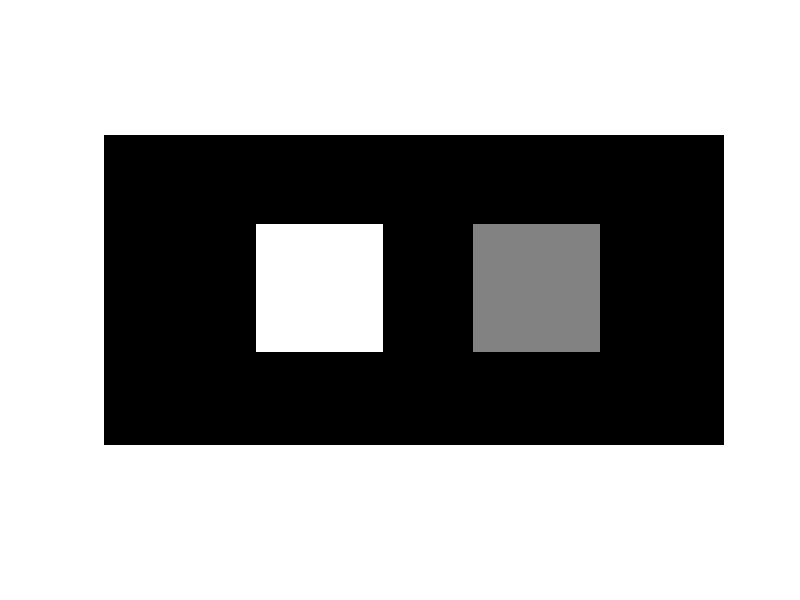
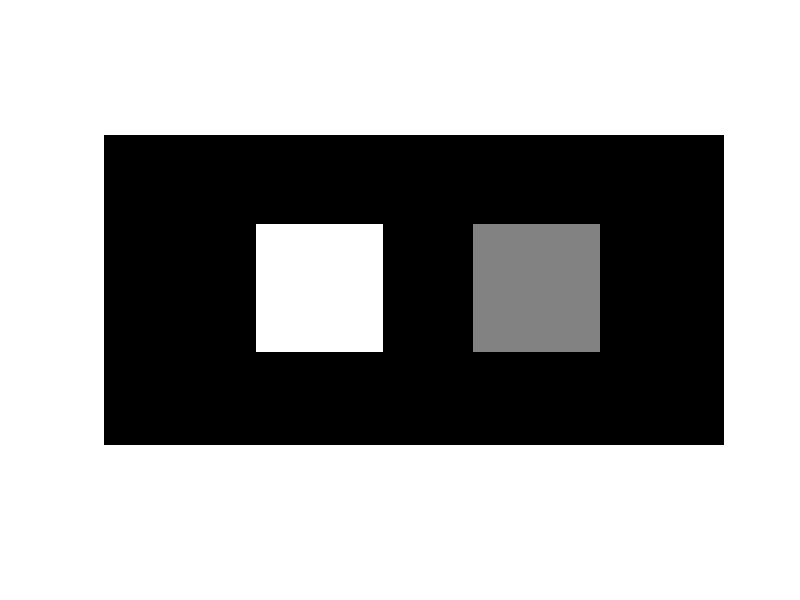

MATLAB code for these plots, in order: (Note: this script raises an error after producing the figures.)
%Aula 1
%% TemplateCodeSVPI -------------------------------------------------------
% Name:       Vasco Costa
% Num. Mec:   97746
% Date:       2022/2023
%% Initial configurations
clc % Clear all text from command window
close all % Close all figures previously opened
clear % Clear previous environment variables
%addpath('../lib') % Update yout matlab path (the folder must exist)

list_of_exercises = { %Add, comment or uncomment at will
   'Ex1a'
   'Ex1b'
   'Ex2a'
   'Ex2b'
   'Ex3a'   
   'Ex3b'
   'Ex3c'
   'Ex3d'
   'Ex4a'
   'Ex4b'
   'Ex4c'
   'Ex4d'
   'Ex4e'
   'Ex5'
   'desafio_b'
   'desafio_c'
  }; %Defines the exercise to be executed (one or more at a time).
%% Ex1a -------------------------------------------------------------------

exercise = 'Ex1a'; % Define the name of the current exercise
if ismember(exercise, list_of_exercises) %... if exer. in list_of_exercises
  disp(['Executing ' exercise ':'])
  clearvars -except list_of_exercises % Delete all previously declared vars
  close all

  Z = zeros(100,200);
  imshow(Z)
end

%% Ex1b -------------------------------------------------------------------
exercise = 'Ex1b'; % Define the name of the current exercise
if ismember(exercise, list_of_exercises) %... if exer. in list_of_exercises
  clearvars -except list_of_exercises exercise
  disp(['Executing ' exercise ':'])
  clearvars -except list_of_exercises % Delete all previously declared vars
  close all

 Z = zeros(100,200);
 Z(30:70,:)=255;
 figure(1)
 imshow(Z)

 Z = zeros(100,200);
 Z(30:70,50:90)=255;
 figure(2)
 imshow(Z)
end
%% Ex2a -------------------------------------------------------------------
exercise = 'Ex2a'; % Define the name of the current exercise
if ismember(exercise, list_of_exercises) %... if exer. in list_of_exercises
  disp(['Executing ' exercise ':'])
  clearvars -except list_of_exercises % Delete all previously declared vars
  close all
    Z = zeros(100,200);
    Z(30:70,50:90)=255;
    Z(30:70,120:160)=128;
    imshow(Z)
    % nao funcionou por causa dos tipos de dados
  
end

%% Ex2b -------------------------------------------------------------------

exercise = 'Ex2b'; % Define the name of the current exercise
if ismember(exercise, list_of_exercises) %... if exer. in list_of_exercises
  disp(['Executing ' exercise ':'])
  clearvars -except list_of_exercises % Delete all previously declared vars
  close all

    Z=zeros(100,200); % gera em double
    Z(30:70,50:90)=1;
    Z(30:70,120:160)=0.5;
    figure(1)
    imshow(Z)
    whos Z
    %usando em uint8
    Z=zeros(100,200,'uint8');
    %alternativa
    %Z=uint8(zeros(100,200));
    Z(30:70,50:90)=255;
    Z(30:70,120:160)=128;
    figure(2)
    imshow(Z)
    whos Z

end
%% Ex3a -------------------------------------------------------------------

exercise = 'Ex3a'; % Define the name of the current exercise
if ismember(exercise, list_of_exercises) %... if exer. in list_of_exercises
  disp(['Executing ' exercise ':'])
  clearvars -except list_of_exercises % Delete all previously declared vars
  close all

  Z = zeros(100,200);
  Z = AddSquare(Z,20,30);
  imshow(Z)

end

%% Ex3b -------------------------------------------------------------------
exercise = 'Ex3b'; % Define the name of the current exercise
if ismember(exercise, list_of_exercises) %... if exer. in list_of_exercises
  disp(['Executing ' exercise ':'])
  clearvars -except list_of_exercises % Delete all previously declared vars
  close all

  Z = zeros(100,200);
  Z = AddSquare(Z,20,30);
  imshow(Z)

end
%% Ex3c -------------------------------------------------------------------
exercise = 'Ex3c'; % Define the name of the current exercise
if ismember(exercise, list_of_exercises) %... if exer. in list_of_exercises
  disp(['Executing ' exercise ':'])
  clearvars -except list_of_exercises % Delete all previously declared vars
  close all

  Z = zeros(100,200);
  for cc=10:20:180
    Z = AddSquare(Z,20,cc);
  end
  imshow(Z)

end
%% Ex3d -------------------------------------------------------------------
exercise = 'Ex3d'; % Define the name of the current exercise
if ismember(exercise, list_of_exercises) %... if exer. in list_of_exercises
  disp(['Executing ' exercise ':'])
  clearvars -except list_of_exercises % Delete all previously declared vars
  close all

  Z = zeros(100,200);
  for ll=10:20:100
      for cc=10:20:200
        Z = AddSquare(Z,ll,cc);
      end
  end
  imshow(Z)
end
%% Ex4a -------------------------------------------------------------------
exercise = 'Ex4a'; % Define the name of the current exercise
if ismember(exercise, list_of_exercises) %... if exer. in list_of_exercises
  disp(['Executing ' exercise ':'])
  clearvars -except list_of_exercises % Delete all previously declared vars
  close all

  Z=zeros(100,200);
  x_0=50;y_0=60;r=20;

  for x=1:200
      for y=1:100
          if (x-x_0)^2+(y-y_0)^2 <=r^2
              Z(y,x)=1;
          end
      end
  end
  imshow(Z)
end

%% Ex4b -------------------------------------------------------------------
exercise = 'Ex4b'; % Define the name of the current exercise
if ismember(exercise, list_of_exercises) %... if exer. in list_of_exercises
  disp(['Executing ' exercise ':'])
  clearvars -except list_of_exercises % Delete all previously declared vars
  close all

  Z=zeros(100,200);
  x_0=50;y_0=60;r=20;
  x=1:size(Z,2);
  y=1:size(Z,1);
  [X,Y]=meshgrid(x,y);
  C = (((X-x_0).^2+(Y-y_0).^2)<=r*r);
  Z(C)=1;
  imshow(Z)
  
end
%% Ex4c -------------------------------------------------------------------
exercise = 'Ex4c'; % Define the name of the current exercise
if ismember(exercise, list_of_exercises) %... if exer. in list_of_exercises
  disp(['Executing ' exercise ':'])
  clearvars -except list_of_exercises % Delete all previously declared vars
  close all

  Z=zeros(100,200);
  x_0=50;y_0=60;r=20;
  Z=AddCircle(Z,x_0,y_0,r);
  imshow(Z)
  
end
%% Ex4d -------------------------------------------------------------------
exercise = 'Ex4d'; % Define the name of the current exercise
if ismember(exercise, list_of_exercises) %... if exer. in list_of_exercises
  disp(['Executing ' exercise ':'])
  clearvars -except list_of_exercises % Delete all previously declared vars
  close all

  Z=zeros(100,200);
  for ll=13:25:100
      for cc=13:25:200
        Z=AddCircle(Z,cc,ll,11);
      end
  end
  imshow(Z)
  
end
%% Ex4e -------------------------------------------------------------------
exercise = 'Ex4e'; % Define the name of the current exercise
if ismember(exercise, list_of_exercises) %... if exer. in list_of_exercises
  disp(['Executing ' exercise ':'])
  clearvars -except list_of_exercises % Delete all previously declared vars
  close all

  Z=zeros(100,200);
  for ll=13:25:100
      for cc=13:25:200
        Z=AddCircle(Z,cc,ll,11*rand(1));
      end
  end
  imshow(Z)
  
end
%% Ex5 -------------------------------------------------------------------
exercise = 'Ex5'; % Define the name of the current exercise
if ismember(exercise, list_of_exercises) %... if exer. in list_of_exercises
  disp(['Executing ' exercise ':'])
  clearvars -except list_of_exercises % Delete all previously declared vars
  close all

  Z=zeros(100,200);
  x_0=100;y_0=50;
  Z=AddHeart(Z,x_0/30,y_0/30);
  imshow(Z)
  
end
%% desafio a) e o exercicio 3d
%% desafio b -------------------------------------------------------------------
exercise = 'desafio_b'; % Define the name of the current exercise
if ismember(exercise, list_of_exercises) %... if exer. in list_of_exercises
  disp(['Executing ' exercise ':'])
  clearvars -except list_of_exercises % Delete all previously declared vars
  close all

  Z = zeros(100,200);
  color = 1;
  for ll=10:20:100
      for cc=10:20:200
          size = randi([5 20]);
          Z = AddSquare_random(Z,ll,cc,size,color);
      end
  end
  imshow(Z)
  
end
%% desafio c
exercise = 'desafio_c'; % Define the name of the current exercise
if ismember(exercise, list_of_exercises) %... if exer. in list_of_exercises
  disp(['Executing ' exercise ':'])
  clearvars -except list_of_exercises % Delete all previously declared vars
  close all

  Z = zeros(100,200);
  for ll=10:20:100
      for cc=10:20:200
          color = rand();
          size = randi([5 20]);
          Z = AddSquare_random(Z,ll,cc,size,color);
      end
  end
  imshow(Z)
  
end